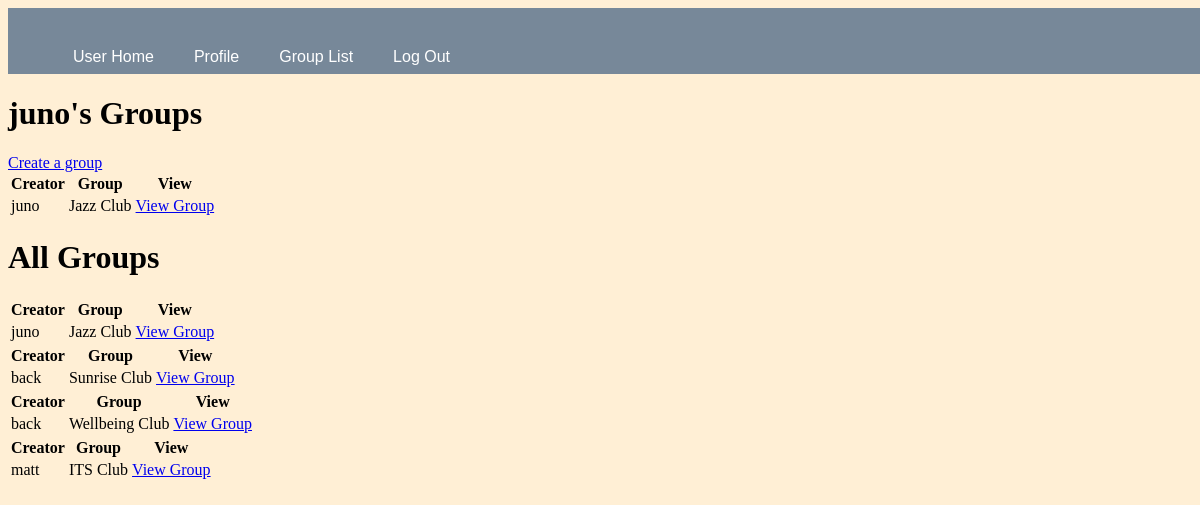
Page /user/juno/groups (signed in) on the committed database.
### app.py (models this page shows, shortened)
class User(UserMixin, db.Model):
    __tablename__ = "user"
    id = db.Column(db.Integer, primary_key = True)
    username = db.Column(db.String(15), nullable= False, unique=True)
    email = db.Column(db.String(50), nullable= False, unique=True)
    password_hash = db.Column(db.String(80), nullable= False)
    joined_date = db.Column(db.DateTime, default= datetime.datetime.utcnow)
    location = db.Column(db.String(50), nullable= False)
    bio= db.Column(db.String(500), nullable=True)
    posts = db.relationship('Post', backref='author', lazy='dynamic')
    groups= db.relationship('Group', backref='creator', lazy='dynamic')
    events= db.relationship('Event',backref= 'host', lazy= 'dynamic')
    attending= db.relationship('Attendees',backref='participant', lazy='dynamic')

class Group(db.Model):
    __tablename__ = "group"
    id= db.Column(db.Integer, primary_key=True)
    groupName= db.Column(db.String(150), unique=True)
    timestamp = db.Column(db.DateTime, index=True, default=datetime.datetime.utcnow())
    user_id = db.Column(db.Integer, db.ForeignKey('user.id'))
    events= db.relationship('Event',backref= 'group', lazy= 'dynamic')

### app.py (the view)
@app.route("/user/")
@app.route("/user/<username>/groups", methods=['GET', 'POST'] )
@login_required
def groups(username):
    groups= current_user.groups
    allGroups= Group.query.all()
    return render_template("groups.html", username=username, allGroups= allGroups, groups= groups)

### app.py (called while the page is built)
@login_manager.user_loader
def load_user(user_id):
    return User.query.get(int(user_id))

### templates/groups.html (shortened to what this page needs)
{% extends "layout.html" %}
{% block nav %}
    <nav id="nav">
        <ul>
            <li><a href="{{ url_for('user_home', username= current_user.username) }}">User Home</a></li>
            <li><a href="{{ url_for('profile', username= current_user.username) }}">Profile</a></li>
            <li><a href="{{ url_for('groups', username= current_user.username) }}">Group List</a></li>
            <li><a href="{{ url_for('logout') }}">Log Out</a></li>
        </ul>
    </nav>
{% endblock %}
{% block content %}
        {%  if current_user.is_authenticated %}
            <h1>{{current_user.username}}'s Groups</h1>
            <a href="{{ url_for('createGroup', username= current_user.username) }}">Create a group</a>
            {% if groups %}
                {% for group in groups %}
                <div>
                    {% include '_group.html' %}
                </div>
                {% endfor %}
            {% else %}
                <p>Not enrolled in any groups</p>
            {% endif %}
            <h1>All Groups</h1>
            {% for group in allGroups %}
                <div>
                    {% include '_group.html' %}
                </div>
            {% endfor %}
            {% else %}
                <p class="message">Provide the name after /user/ in the URL</p>
            {% endif %}
{% endblock %}

### templates/_group.html
<table>
    <thead>
        <tr>
            <th>Creator</th>
            <th>Group</th>
            <th>View</th>
        </tr>
    </thead>
    <tbody>
        <tr>
            <td>{{ group.creator.username }}</td>
            <td>{{ group.groupName }}</td>
            <td><a href="{{ url_for('viewGroup', username= group.creator.username, groupName= group.groupName) }}">View Group</a></td>
        </tr>
    </tbody>
</table>

### static/site.css (style rules this page uses)
body { background: papayawhip; background-image: url('https://source.unsplash.com/1600x900/?landscape'); }
#nav { background-color: lightslategray; font-size: 1em; font-family: 'Trebuchet MS', 'Lucida Sans Unicode', 'Lucida Grande', 'Lucida Sans', Arial, sans-serif; color: white; padding: 8px 5px 8px 5px; }
#nav a { text-decoration: none; color: inherit; }
.menu nav { width: 100%; height: 50px; background-color: wheat; }
.menu ul li { list-style: none; display: inline-block; float: left; line-height: 50px; }
.menu ul li a { display: block; text-decoration: none; font-size: 16px; font-family: Arial, Helvetica, sans-serif; color: darkolivegreen; padding: 0 20px; }

### rows in the picture
User: username "juno"
Group: creator.username "juno", groupName "Jazz Club"
Group: creator.username "back", groupName "Sunrise Club"
Group: creator.username "back", groupName "Wellbeing Club"
Group: creator.username "matt", groupName "ITS Club"
